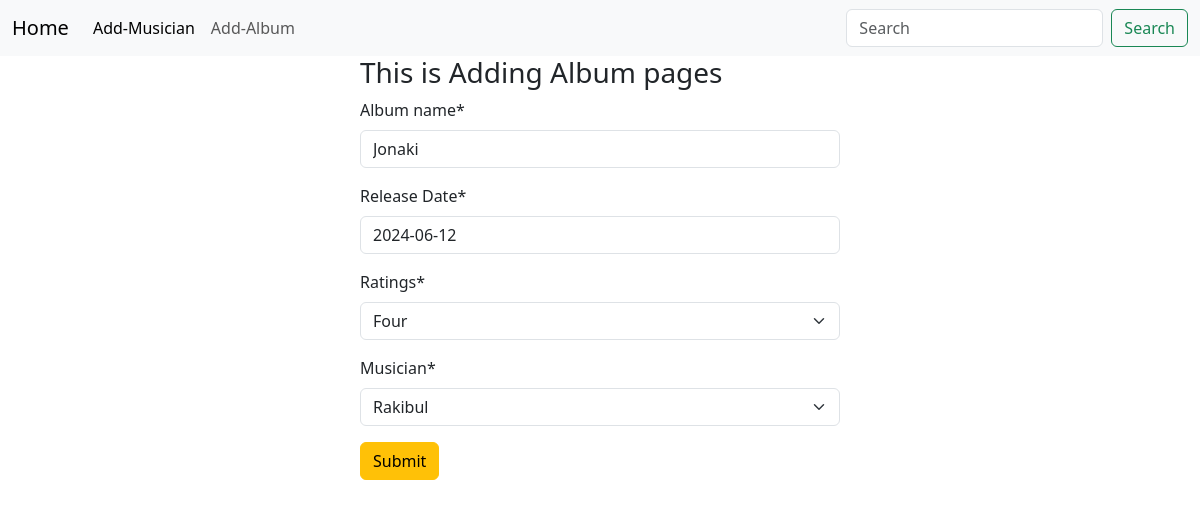
Page /album/edit/12 on the committed database.
### Album/models.py (models this page shows, shortened)
class AlbumForm(models.Model):
    Album_name = models.CharField(max_length=50)
    Release_Date = models.DateField(default=datetime.date.today)
    Ratings = models.IntegerField(choices=Ratings.choices,default=1)
    musician = models.ForeignKey(MusicianForm, on_delete=models.CASCADE)

### Album/views.py (the view)
# urls.py: path('edit/<int:id>',views.edited,name='edits'),
def edited(request,id):
    edit=models.AlbumForm.objects.get(pk=id)
    edits_form=forms.AlbumModelForm(instance=edit)
    if request.method=='POST':
        edits_form=forms.AlbumModelForm(request.POST,instance=edit)
        if edits_form.is_valid():
            edits_form.save()
            return redirect('homepages')
    return render(request,'album.html',{'form':edits_form})

### Album/forms.py
class AlbumModelForm(forms.ModelForm):
    class Meta:
        model=models.AlbumForm
        fields='__all__'

### musician/models.py (called while the page is built)
    def __str__(self):
        return self.First_name

### Album/templates/album.html (shortened to what this page needs)
{% extends "base.html" %}
{% load crispy_forms_tags %}
{% block content %}
<form  style="width: 40%;margin: auto;" method="post">
     <h3>This is Adding Album pages</h3>
    {{form | crispy }}
    <button class="btn btn-warning">Submit</button>
</form>
{% endblock %}

### rows in the picture
AlbumForm: Album_name "Jonaki", Release_Date "2024-06-12", Ratings "Four", musician "Rakibul"
